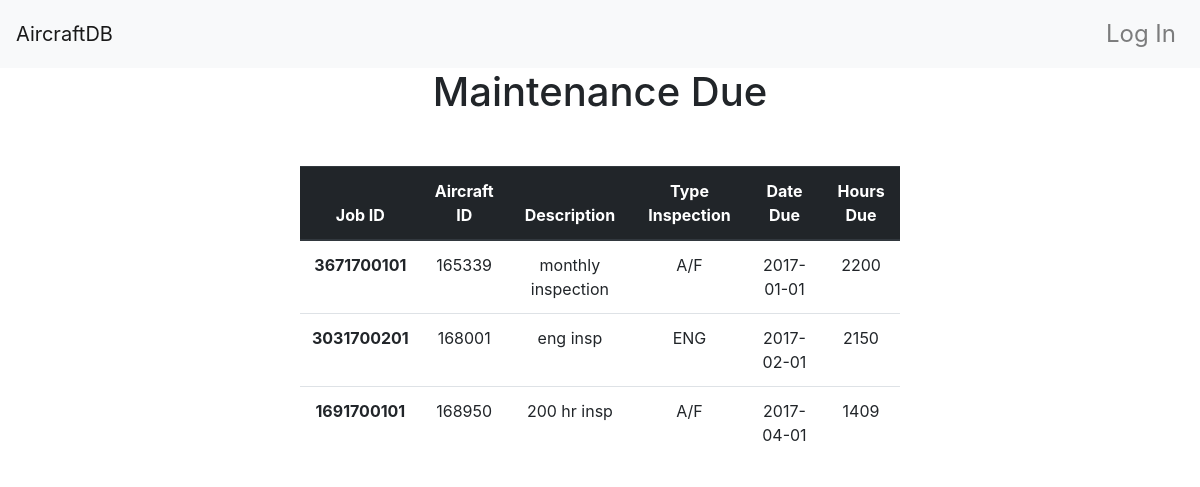
The page /mechanic/maintenance_due on the database its author committed.
### app/models.py (models this page shows, shortened)
class MaintenanceDue(db.Model):
    __tablename__ = 'maintenanceDues'
    job_id = db.Column(db.Integer, primary_key = True)
    aircraft_id = db.Column(db.Integer, db.ForeignKey('aircrafts.id'), primary_key = True)
    description = db.Column(db.String(150))
    type_inspection =  db.Column(db.String(80))
    date_due = db.Column(db.String)
    hours_due = db.Column(db.Integer)

### app/main/views.py (the view)
@main.route('/mechanic/maintenance_due')
def mechanic_get_maintenance_due():
    data = MaintenanceDue.query.all()
    return render_template('mechanic/maintenance_due.html', data=data)

### app/templates/mechanic/maintenance_due.html
{% extends "base.html" %}
{% block page_content %}
<div class="table_heading">
    <h1>Maintenance Due</h1>
</div>
  <div class="second-container">
    <table class="table">
    <thead class="thead-dark">
      <tr>
        <th scope="col">Job ID</th>
        <th scope="col">Aircraft ID</th>
        <th scope="col">Description</th>
        <th scope="col">Type Inspection</th>
        <th scope="col">Date Due</th>
        <th scope="col">Hours Due</th>
      </tr>
    </thead>
    <tbody>
    {% for row in data %}
      <tr>
        <th scope="row"> {{row.job_id}} </th>
        <td>{{row.aircraft_id}}</td>
        <td>{{row.description}}</td>
        <td>{{row.type_inspection}}</td>
        <td>{{row.date_due}}</td>
        <td>{{row.hours_due}}</td>
        {% endfor %}
    </tbody>
  </table>
  </div>
{% endblock %}

### app/static/style.css (style rules this page uses)
div.second-container { margin-top: 50px; text-align: center; }
div.second-container table { width: 50%; margin: auto; float: none;; }
div.table_heading { text-align: center }

### rows shown on the page
MaintenanceDue: job_id "3671700101", aircraft_id "165339", description "monthly inspection", type_inspection "A/F", date_due "2017-01-01", hours_due "2200"
MaintenanceDue: job_id "3031700201", aircraft_id "168001", description "eng insp", type_inspection "ENG", date_due "2017-02-01", hours_due "2150"
MaintenanceDue: job_id "1691700101", aircraft_id "168950", description "200 hr insp", type_inspection "A/F", date_due "2017-04-01", hours_due "1409"
